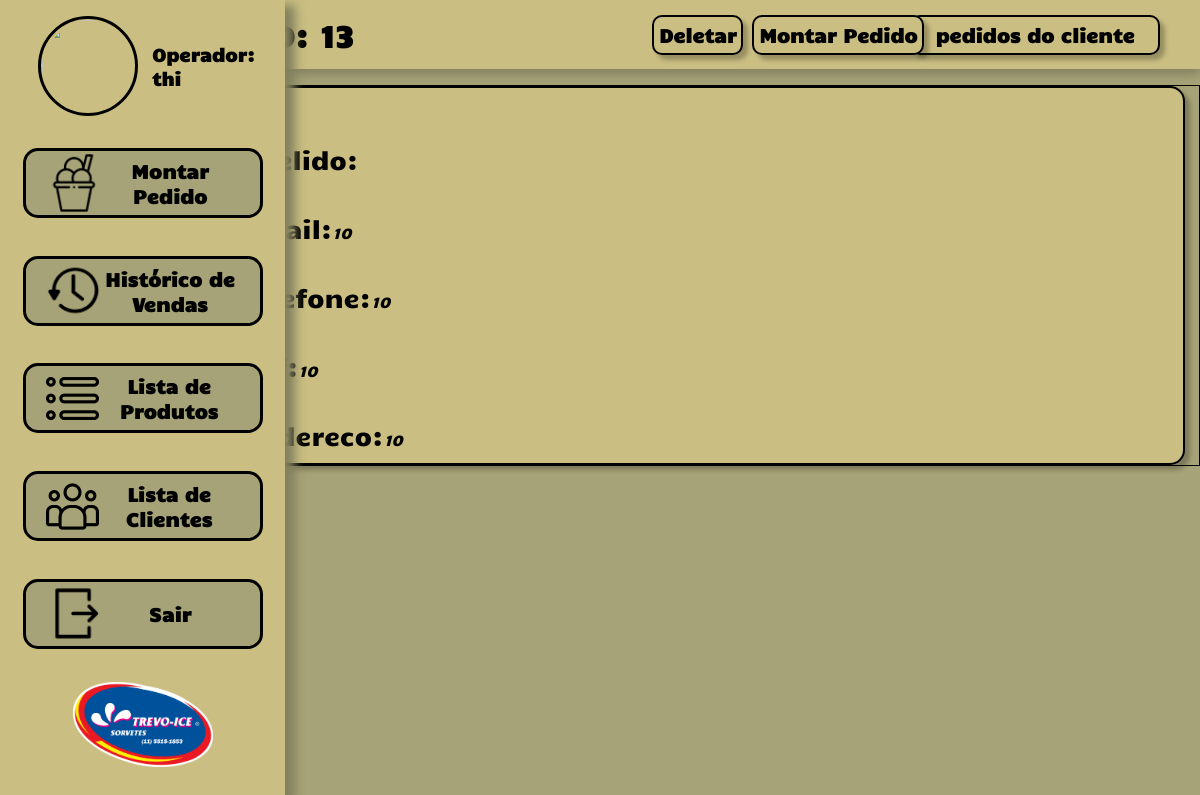
The app's page /PHP/Cliente/clienteespecf.php?id=13 (signed in) with its own data.
### tables this page shows
CREATE TABLE `cliente` (
  `nome_cli` varchar(255) NOT NULL,
  `apelido_cli` varchar(255) DEFAULT NULL,
  `email_cli` varchar(255) NOT NULL,
  `contato_cli` int(11) NOT NULL,
  `cpf` int(11) DEFAULT NULL,
  `cnpj` int(11) DEFAULT NULL,
  `endereco_cli` varchar(255) NOT NULL,
  `id_cli` int(11) NOT NULL
);

### PHP/Cliente/clienteespecf.php (the view, shortened to what this page needs)
<?php
require_once '../conexao.php';
if(isset($_GET['id']))
{
$id = $_GET['id'];
$query  = $pdo->prepare("SELECT * FROM cliente WHERE id_cli=:id ");
$query  -> bindParam(':id', $id);
$query ->execute();
}
else
{
header('location: listagemcli.php');
exit;}
$linhas_cli = $query->fetch(PDO::FETCH_ASSOC); ?>
<!DOCTYPE html>
<html lang="pt-br">
<head>
    <link rel="stylesheet" type="text/css" href="../../CSS/Menu.css">
    <link rel="stylesheet" type="text/css" href="../../CSS/clienteuni.css">
</head>
<body >
    <div id="headerclihis">
        <a href="../Grafico/grafico.php" class="link">
        <div  class="vendidos">
            <h1 class="headerhis"><?php echo $linhas_cli["nome_cli"];?></h1>
            <h1 class="headerhis">ID: <?php echo $linhas_cli["id_cli"];?></h1>
        </div>
        </a>
        <div id="bntliscli">
            <a id="bnt" href="../Venda/histcli.php?id=<?php echo $linhas_cli["id_cli"]; ?>" >
                <div >pedidos do cliente</div>
            </a>
        </div>
        <div id="bntliscli2" >
        <a id="bnt2" href="DeletarCliente.php?id=<?php echo $linhas_cli["id_cli"]; ?>">
                <div>Deletar</div>
            </a>
            <a id="bnt2" href="../MontagemPedido/MontarPedido.php?id_cli=<?php echo $linhas_cli["id_cli"]; ?>">
                <div>Montar Pedido</div>
            </a>
        </div>
    </div>
    <div class="scroll">
    <div id="lista">
  <a class="clienteex" href="histcli.php">
        <p class="INFO  ">apelido:<span class="font"><?php echo $linhas_cli["apelido_cli"];?> </span> </p>
        <p class="INFO  ">email:<span class="font"><?php echo $linhas_cli["email_cli"];?> </span> </p>
        <p class="INFO  ">telefone:<span class="font"><?php echo $linhas_cli["contato_cli"];?></span> </p>
        <p class="INFO  ">cpf:<span class="font"><?php echo $linhas_cli["cpf"];?></span> </p>
        <p class="INFO  ">endereco:<span class="font"><?php echo $linhas_cli["endereco_cli"];?> </span> </p>
        </a>
    </div>
    <div id="menuho">
    <div id="operador">
            <?php
            $avatar = $_SESSION['avatar_session'];
            echo '<img id="icon" src="' . $avatar . '">';
            ?>
        </div>
        <a class="sidebtn" href="../Cliente/selecionarcliente.php"> <img class="imgbtn" src="../../IMG/MP.png">
        </a>
        <a class="sidebtn" href="../Venda/historico.php"> <img class="imgbtn" src="../../IMG/historico.png">
        </a>
        <a class="sidebtn" href="../Produtos/ProdutosList.php"> <img class="imgbtn" src="../../IMG/LP.png">
        </a>
        <a class="sidebtn" href="../Cliente/listagemcli.php"> <img class="imgbtn" src="../../IMG/LC.png">
        </a>
        <a class="sidebtn" href="../logout.php"> <img class="imgbtn" src="../../IMG/EX.png">
        </a>
        <img src="../../IMG/trevoice.png" class="logo" alt="">
    </div>
    <div class="config-scn" id="config-aba"  onmouseleave="fechaconf()">
</body>

### CSS/Menu.css (style rules this page uses)
a.link { display: inline-block; text-decoration: none; color: black; }
* { margin: 0px; padding: 0px; box-sizing: border-box; list-style: none; }
body { background: #A6A378; background-repeat: no-repeat; height: 100%; width: 100%; }
#menuho { display: grid; height: 100%; justify-items: center; justify-content: center; background-color: #CABE82; width: 170px; box-shadow: 10px 5px 10px #82805e; z-index: 1; position: fixed; z-index: 6; top: 0; left: 0; overflow-x: hidden; transition: width .5s; }
#operador { display: flex; align-items: center; justify-content: space-evenly; position: sticky; transition-property: width; transition-duration: 1s; transition-timing-function: linear; margin-bottom: 10px; }
.logo { width: 140px; height: auto; }
.sidebtn { display: flex; align-items: center; justify-content: space-between; background: #A6A378; border: 3px solid #000000; border-radius: 15px; width: 100px; height: 70px; margin-top: 5px; padding-left: 20px; padding-right: 20px; position: relative; transition: width 1s; text-decoration: none; }
.imgbtn { width: 55px; }
h1 { font-size: 25px; text-align: top; }
#icon { width: 100px; height: 100px; border-radius: 50px; display: inline-block; border: 3px solid black; padding: 1px; transition-duration: 1s; transition-timing-function: linear; object-fit: cover; }
.vendidos { display: flex; align-items: center; }
.config-scn { padding-top: 20px; border-left: 0px solid #000000; border-bottom-left-radius: 10px; display: grid; height: 0px; justify-items: center; justify-content: center; background-color: #CABE82; width: 250px; box-shadow: -10px 5px 10px #82805e; z-index: 1; position: fixed; z-index: 1; top: 0; right: 0; overflow: hidden; transition: all 1s; }

### CSS/clienteuni.css (style rules this page uses)
.clienteex { width: 80vw; height: 100%; padding-left: 5px; display: grid; background: #CABE82; border: 2px solid #000000; box-shadow: 5px 5px 4px rgba(0, 0, 0, 0.25); border-radius: 15px; text-align: left; text-decoration: none; color: #000; padding-left: 15px; padding-top: 30px; font-family: 'Candal'; font-style: normal; font-size: 25px; transition: all .2s ease-in-out; }
.INFO { margin-bottom: 12px; margin-right:7px ; padding-top: 25px; }
.font { text-decoration: none; color: #000; font-family: 'Candal'; font-style: italic; font-size: 15px; }
#lista { border: #000 1px solid; margin-left: 14rem; margin-top: 1rem; height: auto; width: auto; }
.headerhis { display: inline-block; margin-left: 1rem; font-size: 30px; }
#bntliscli { text-align: right; height: auto; margin-left: 60%; position: fixed; top: 0; margin-top: 15px; width: fit-content; }
#bntliscli2 { text-align: right; height: auto; margin-left: 38.5%; position: fixed; top: 0; margin-top: 15px; width: fit-content; }
#bnt { cursor: pointer; display: inline-block; color: black; font-weight: bold; font-size: 19px; font-family: "Candal"; text-align: center; text-decoration: none; width: 250px; height: 40px; padding-top: 5px; background-color: #CABE82; color: #000; border: 2px solid #000000; box-shadow: 5px 5px 4px rgba(0, 0, 0, 0.25); border-radius: 10px; }
#bnt2 { cursor: pointer; display: inline-block; color: black; font-weight: bold; font-size: 19px; font-family: "Candal"; text-align: center; text-decoration: none; width: auto; height: 40px; padding: 5px; background-color: #CABE82; color: #000; border: 2px solid #000000; box-shadow: 5px 5px 4px rgba(0, 0, 0, 0.25); border-radius: 10px; }
#headerclihis { position: sticky; top: 0; display: flex; justify-content: space-between; flex-flow: row wrap; padding: 15px; font-family: "Candal"; font-size: 25px; background-color: #CABE82; color: #000; z-index: 5; box-shadow: 0px 5px 10px #82805e; width: auto; padding-left: 190px; }

### records on screen
cliente: nome_cli "10", id_cli "13", email_cli "10", contato_cli "10", cpf "10", endereco_cli "10"
